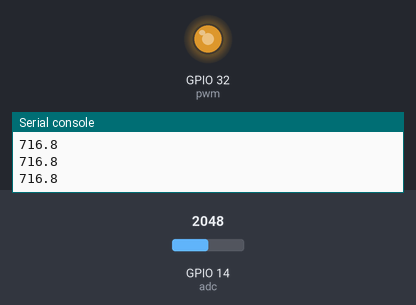
Bench run of a program on a simulated ESP32 board running MicroPython. On the bench: output pins drawn as LEDs (lit = HIGH), the last lines printed to the serial console. The inputs (shaded band) are chosen by the test bench; at power-on: GPIO 14 (adc) = 2048 (analog values on the 0–4095 scale).

Above: at 1.2 s.
1.3 s: GPIO 14 (adc) set to 2866
At 1.6 s:
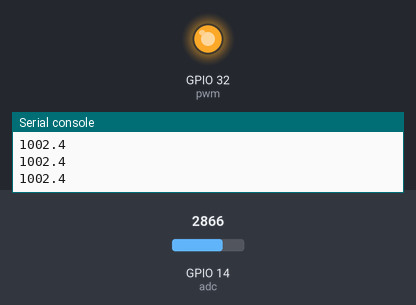
2.8 s: GPIO 14 (adc) set to 1228
At 4.0 s:
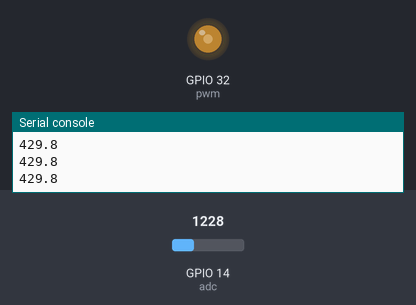
4.3 s: GPIO 14 (adc) set to 491
At 5.1 s:
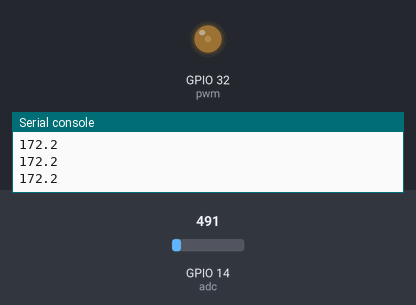
5.8 s: GPIO 14 (adc) set to 0
At 6.2 s:
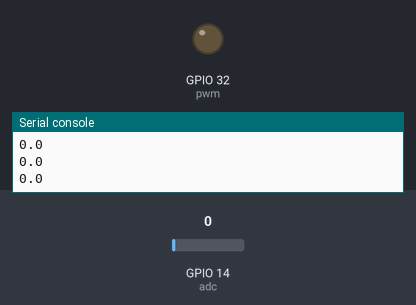
7.3 s: GPIO 14 (adc) set to 2047
At 8.5 s:
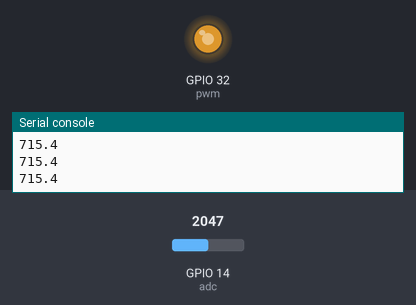
Timing chart, 0 to 9.8 s (numbered marks = the images above; inputs shaded):
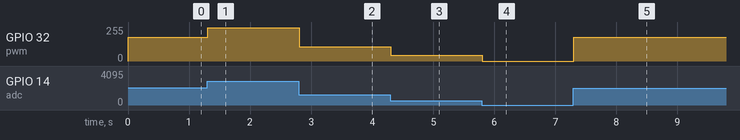

The program:

221022-light-steer.py
```python
''' 通过光线感应器控制LED亮度 '''
from machine import Pin,ADC,PWM
import time
adc = ADC(Pin(14))          # adc模块，用于测量光线感应器传来的电压数据
pwm = PWM(Pin(32,Pin.OUT))  # pwm模块，用来调节LED电压以控制亮度
adc.atten(ADC.ATTN_11DB)    # 设定adc模块的最大测量值（ADC.ATTN_11DB约为3.6V）
adc.width(ADC.WIDTH_10BIT)  # 设定输出时的位宽（ADC.WIDTH_10BIT指输出值在0~1023间）
pwm.freq(100000)
while True:
    val = adc.read()
    print('{:.1f}'.format(val*1.4))     # 调试语句，打印测量值
    pwm.duty(int(min(val*1.4,1023)))    # 计算得到应设定的pwm.duty值
    time.sleep_ms(10)
```

Measured:
- after the input at 1.3 s, GPIO 32 (pwm): 178/255 → 250/255 at once
- after the input at 2.8 s, GPIO 32 (pwm): 250/255 → 107/255 at once
- after the input at 4.3 s, GPIO 32 (pwm): 107/255 → 43/255 at once
- after the input at 5.8 s, GPIO 32 (pwm): 43/255 → 0/255 at once
- after the input at 7.3 s, GPIO 32 (pwm): 0/255 → 178/255 at once
